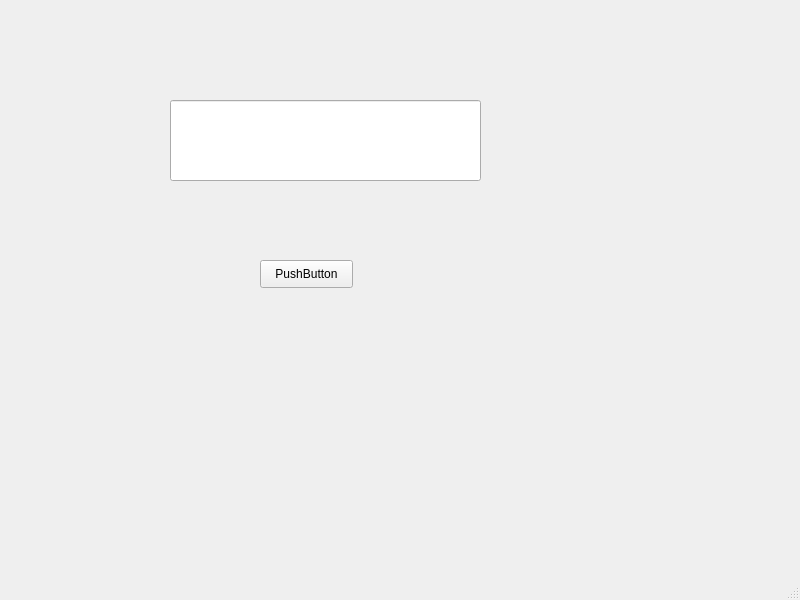
<?xml version="1.0" encoding="UTF-8"?>
<ui version="4.0">
 <class>MainWindow</class>
 <widget class="QMainWindow" name="MainWindow">
  <property name="geometry">
   <rect>
    <x>0</x>
    <y>0</y>
    <width>800</width>
    <height>600</height>
   </rect>
  </property>
  <property name="windowTitle">
   <string>MainWindow</string>
  </property>
  <widget class="QWidget" name="centralwidget">
   <widget class="QLineEdit" name="input">
    <property name="geometry">
     <rect>
      <x>170</x>
      <y>100</y>
      <width>311</width>
      <height>81</height>
     </rect>
    </property>
   </widget>
   <widget class="QPushButton" name="pushButton">
    <property name="geometry">
     <rect>
      <x>260</x>
      <y>260</y>
      <width>93</width>
      <height>28</height>
     </rect>
    </property>
    <property name="text">
     <string>PushButton</string>
    </property>
   </widget>
   <widget class="QLabel" name="output">
    <property name="geometry">
     <rect>
      <x>110</x>
      <y>370</y>
      <width>431</width>
      <height>51</height>
     </rect>
    </property>
    <property name="text">
     <string/>
    </property>
   </widget>
  </widget>
  <widget class="QMenuBar" name="menubar">
   <property name="geometry">
    <rect>
     <x>0</x>
     <y>0</y>
     <width>800</width>
     <height>26</height>
    </rect>
   </property>
  </widget>
  <widget class="QStatusBar" name="statusbar"/>
 </widget>
 <resources/>
 <connections/>
</ui>
